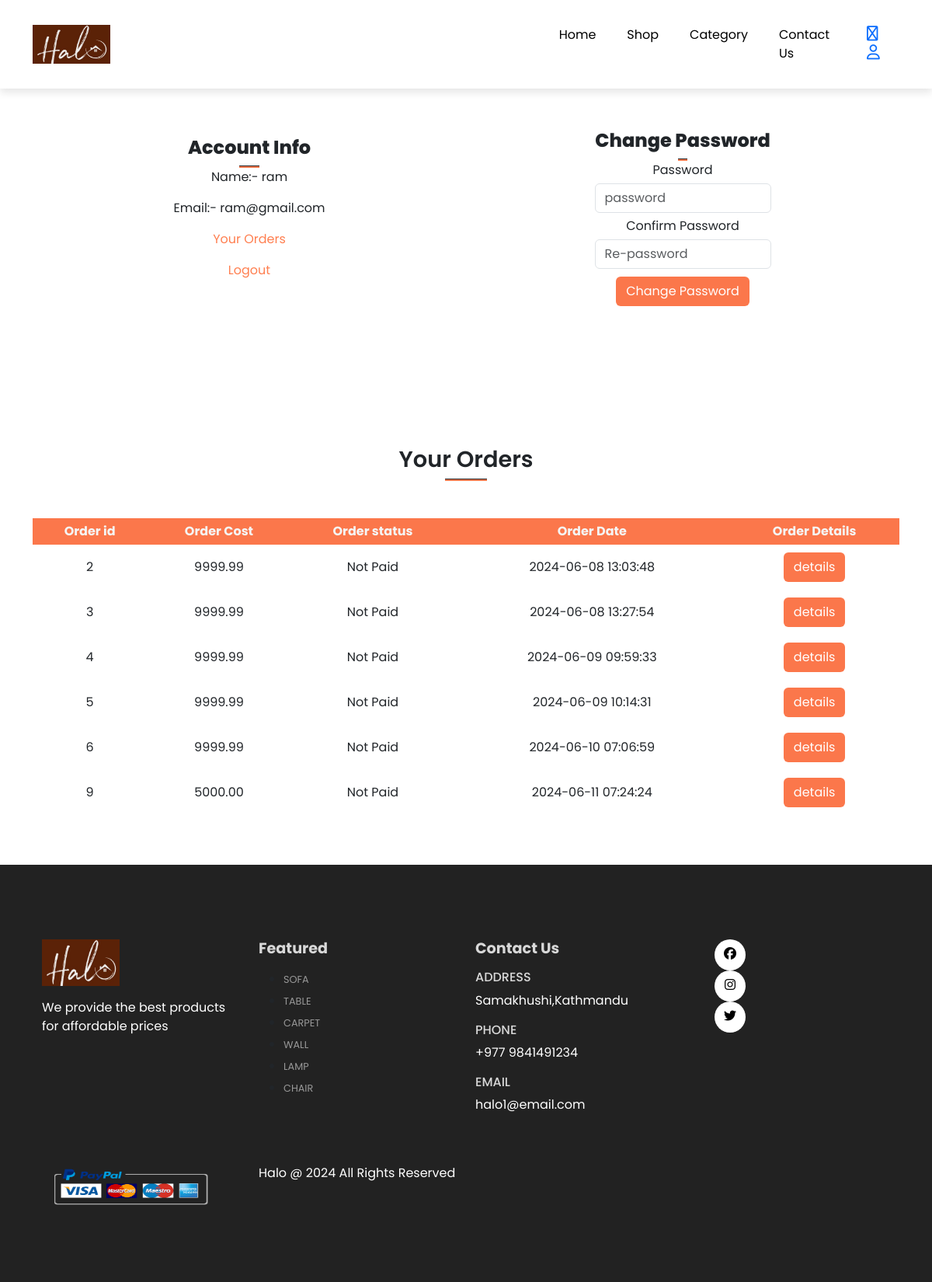
The app's page /account.php (signed in) with its own data.
### tables this page shows
CREATE TABLE `orders` (
  `order_id` int(11) NOT NULL,
  `order_cost` decimal(10,2) NOT NULL,
  `order_status` varchar(100) NOT NULL DEFAULT 'on_hold',
  `user_id` int(11) NOT NULL,
  `user_phone` int(11) NOT NULL,
  `user_city` varchar(255) NOT NULL,
  `user_address` varchar(255) NOT NULL,
  `order_date` datetime NOT NULL DEFAULT current_timestamp()
);

### account.php (the view, shortened to what this page needs)
<?php
include('server/connection.php');
if(isset($_SESSION['logged_in'])){
  $user_id = $_SESSION['user_id'];
  $stmt = $conn->prepare("SELECT * FROM orders WHERE user_id=?");
  $stmt->bind_param('i',$user_id);
  $stmt->execute();
  $orders = $stmt->get_result();
}
?>
<?php
include('layouts/header.php');
?>
      <section class="my-5 py-5">
        <div class="row container mx-auto">
            <div class="text-center mt-3 pt-5 col-lg-6 col-md-12 col-12">
            <h3 class="font-weight-bold">Account Info</h3>
                <hr class="mx-auto">
                <div class="account-info">
                    <p>Name:- <span><?php if(isset($_SESSION['user_name'])) {echo $_SESSION['user_name'];} ?></span></p>
                    <p>Email:- <span><?php if(isset($_SESSION['user_email'])) {echo $_SESSION['user_email'];} ?></span></p>
                    <p><a href="#orders" id="order-btn">Your Orders</a></p>
                    <p><a href="account.php?logout=1" id="logout-btn">Logout</a></p>
                </div>
            </div>
            <div class="col-lg-6 col-md-12 col-12">
                <form id="account-form" method="POST" action="account.php" >
                    <h3>Change Password</h3>
                    <hr class="mx-auto">
                    <div class="form-group">
                        <label for="">Password</label>
                        <input type="password" class="form-control" id="account-password" name="password" placeholder="password"">
                    </div>
                    <div class="form-group">
                        <label for="">Confirm Password</label>
                        <input type="password" class="form-control" id="account-password-confirm" name="confirmPassword" placeholder="Re-password"">
                    </div>
                    <div class="form-group">
                        <input type="submit" value="Change Password" name="change_password" class="btn" id="change-pass-btn">
                    </div>
                </form>
            </div>
        </div>
      </section>
       <section id="orders" class="orders container my-5 py-3">
        <div class="container mt-2">
            <h2 class="font-weight-bolde text-center">Your Orders</h2>
            <hr class="mx-auto">
        </div>
        <table class="mt-5 pt-5">
            <tr>
                <th>Order id</th>
                <th>Order Cost</th>
                <th>Order status</th>
                <th>Order Date</th>
                <th>Order Details</th>
            </tr>
            <?php while($row = $orders->fetch_assoc()) {  ?>
                        <tr>
                            <td>
                              <span>
                                <?php
                                  echo $row['order_id'];
                                ?>
                              </span>
                            </td>
                            <td>
                              <span>
                                <?php
                                  echo $row['order_cost'];
                                ?>
                              </span>
                            </td>
                            <td>
                              <span>
                                <?php
                                  echo $row['order_status'];
                                ?>
                              </span>
                            </td>
                            <td>
                              <span>
                                <?php
                                  echo $row['order_date'];
                                ?>
                              </span>
                            </td>
                            <td>
                              <form method="POST" action="order_details.php">
                                <input type="submit" class="btn order-details-btn" name="order_details_btn" value="details">
                              </form>
                            </td>
                        </tr>
            <?php } ?>
        </table>
       </section>
<?php
  include('layouts/footer.php');
?>

### assets/css/style.css (style rules this page uses)
* { margin: 0; padding: 0; box-sizing: border-box; }
body { font-family:'Poppins', sans-serif ; }
h2 { font-size: 1.8rem; font-weight: 600; }
h3 { font-size: 1.5rem; font-weight: 800; }
hr { width: 5%; height: 3px !important; opacity: 1 !important; background-color: #fb774b; margin: 0 auto; }
td:last-child { text-align: right; }
th:last-child { text-align: right; }
#account-form { width: 50%; margin: 35px auto; text-align: center; padding: 20px; }
#account-form input { margin: 5px auto; }
#account-form #change-pass-btn { color: white; background-color: #fb774b; }
.account-info #order-btn,#logout-btn { text-decoration: none; color: coral; }
.orders table { width: 100%; border-collapse: collapse; }
.orders th { padding: 5px 10px; color: whitesmoke; background-color: #fb774b; text-align: center; }
.orders td { padding: 10px 20px; text-align: center; }
.orders .order-details-btn { color: white; background-color: #fb774b; }

### records on screen
orders: order_id "2", order_cost "9999.99", order_status "Not Paid", order_date "2024-06-08 13:03:48"
orders: order_id "3", order_cost "9999.99", order_status "Not Paid", order_date "2024-06-08 13:27:54"
orders: order_id "4", order_cost "9999.99", order_status "Not Paid", order_date "2024-06-09 09:59:33"
orders: order_id "5", order_cost "9999.99", order_status "Not Paid", order_date "2024-06-09 10:14:31"
orders: order_id "6", order_cost "9999.99", order_status "Not Paid", order_date "2024-06-10 07:06:59"
orders: order_id "9", order_cost "5000.00", order_status "Not Paid", order_date "2024-06-11 07:24:24"

### other values on screen
$_SESSION['user_name'] "ram"
$_SESSION['user_email'] "ram@gmail.com"
